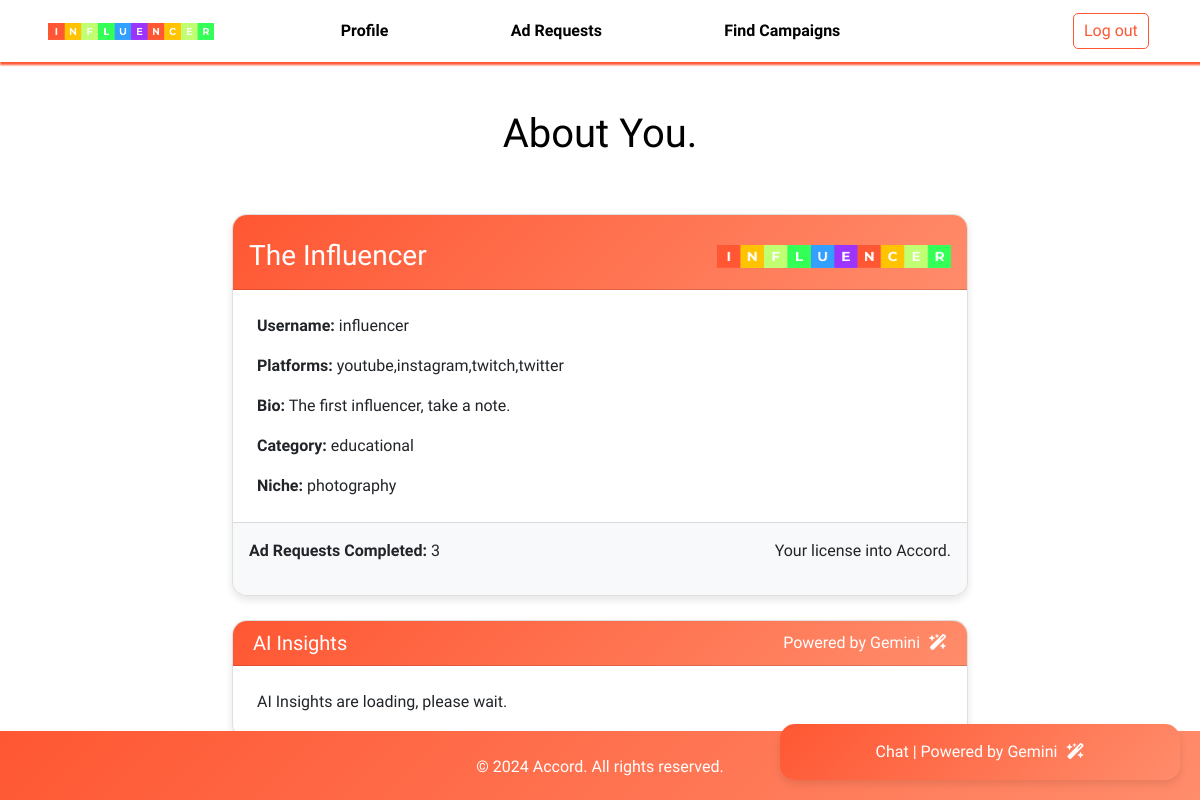
The page /influencer/profile (signed in) on the database as committed earlier.
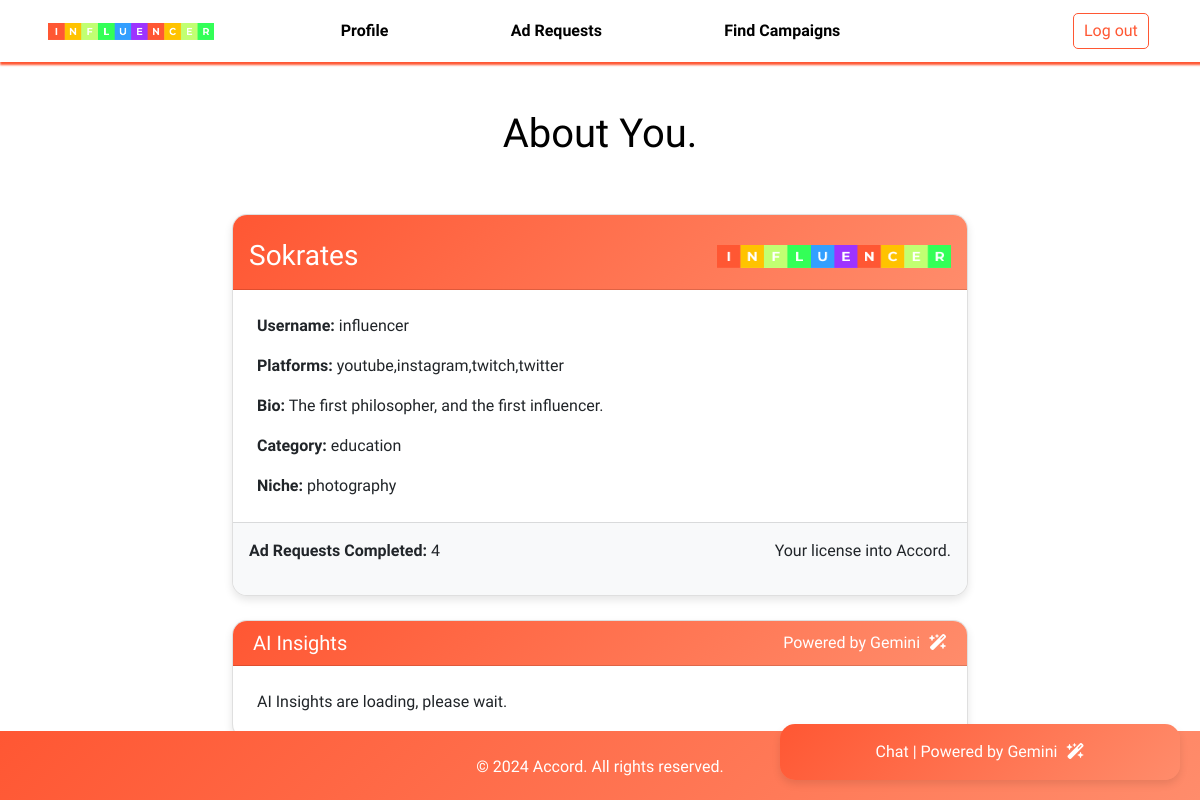
The same page on the database as committed later.
### application/models.py (models this page shows, shortened)
class Influencer(db.Model, UserMixin):
    __tablename__ = 'Influencer'
    username = db.Column(db.String, primary_key=True)
    password = db.Column(db.String, nullable=False)
    name = db.Column(db.String)
    bio = db.Column(db.String)
    platforms = db.Column(db.String)
    category = db.Column(db.String)
    niche = db.Column(db.String)
    flag = db.Column(db.Integer)

### application/influencer_controllers.py (the view)
@app.route('/influencer/profile', methods=['GET'])
@login_required
def influencer_profile():
    influencer = Influencer.query.get(current_user.username)
    ad_requests_completed = db.session.query(AdRequests).filter(AdRequests.influencer==current_user.username, AdRequests.status==4).count()
    return render_template('influencerprofile.html', influencer=influencer, ad_requests_completed=ad_requests_completed)

### application/sponsor_controllers.py (called while the page is built)
@login_manager.user_loader
def load_user(username):
    if Admin.query.get(username):
        return Admin.query.get(username)
    elif Influencer.query.get(username):
        return Influencer.query.get(username)
    elif Sponsor.query.get(username):
        return Sponsor.query.get(username)

### templates/influencerprofile.html (shortened to what this page needs)
<!DOCTYPE html>
<html>
<head>
    <link href="https://cdn.jsdelivr.net/npm/bootstrap@5.0.2/dist/css/bootstrap.min.css" rel="stylesheet">
    <link rel="stylesheet" href="https://cdnjs.cloudflare.com/ajax/libs/font-awesome/6.0.0-beta3/css/all.min.css">
    <link rel="stylesheet" href="{{ url_for('static', filename='sponsordashboard.css') }}">
    <link rel="stylesheet" href="{{ url_for('static', filename='nav.css') }}">
    <link rel="stylesheet" href="{{ url_for('static', filename='chatpopup.css') }}">
    <link rel="stylesheet" href="https://unpkg.com/swiper/swiper-bundle.min.css">
</head>
<body>
    <div class="nav-container">
        <nav class="navbar navbar-expand-lg bg-body-tertiary">
            <div class="container-fluid px-5">
                <img class="navbar-brand img-fluid" src="{{ url_for('static', filename='influencer-logo.png') }}" style="width: 15%;" />
                <div class="collapse navbar-collapse" id="navbarSupportedContent">
                    <ul class="navbar-nav me-auto mb-2 mb-lg-0">
                        <li class="nav-item">
                            <button class="nav-link btn" aria-current="page" href="#" style="color: black; font-weight: bolder;" onclick="location.href='{{ url_for('influencer_profile')}}'">Profile</button>
                        </li>
                        <li class="nav-item">
                            <button class="nav-link btn" href="#" style="color: black; font-weight: bolder;" onclick="location.href='{{ url_for('influencer_dashboard')}}'">Ad Requests</button>
                        </li>
                        <li class="nav-item">
                            <button class="nav-link btn" aria-current="page" href="#" style="color: black; font-weight: bolder;" onclick="location.href='{{ url_for('campaign_find')}}'">Find Campaigns</button>
                        </li>
                    </ul>
                    <form action="{{ url_for('logout') }}">
                    <button class="btn btn-outline-danger logout-btn" type="submit">Log out</button>
                    </form>
                </div>
            </div>
        </nav>
    </div>
    <div class="chat-button" onclick="toggleChat()">
        Chat | Powered by Gemini <i class="fa-solid fa-wand-magic-sparkles" style="margin-left: 5px;"></i>
    </div>
    <div class="container mt-5">
        <div class="row">
            <div class="col-12 text-center">
                <h1 style="color: black;">About You.</h1>
            </div>
        </div>
        <br><br>
        <div class="row justify-content-center">
            <div class="col-md-8">
                <div class="card license-card">
                    <div class="card-header bg-dark text-white d-flex align-items-center">
                        <div class="col-8 text-left">
                            <h3 class="m-0" style="text-align: left; padding-left: 0px;">{{ influencer.name }}</h3>
                        </div>
                        <div class="col-4 text-center">
                            <img src="{{ url_for('static', filename='influencer-logo.png') }}" class="img-fluid w-100" style="width: 15%;">
                        </div>
                    </div>
                    <div class="card-body">
                        <p class="card-text"><strong>Username:</strong> {{ influencer.username }}</p>
                        <p class="card-text"><strong>Platforms:</strong> {{ influencer.platforms }}</p>
                        <p class="card-text"><strong>Bio:</strong> {{ influencer.bio }}</p>
                        <p class="card-text"><strong>Category:</strong> {{ influencer.category }}</p>
                        <p class="card-text"><strong>Niche:</strong> {{ influencer.niche }}</p>
                    </div>
                    <div class="card-footer d-flex justify-content-between">
                        <div class="pi-3" style="text-align: left;">
                            <span><strong>Ad Requests Completed:</strong> {{ ad_requests_completed }}</span>
                        </div>
                        <div class="text-right">
                            <p>Your license into Accord.</p>
                        </div>
                    </div>
                </div>
            </div>
        </div>
        <br>
        <div class="row justify-content-center">
            <div class="col-md-8">
                <div class="card license-card">
                    <div class="card-header bg-dark text-white d-flex justify-content-between align-items-center w-100" style="padding: 10px 20px;">
                        <div class="text-left">
                            <h5 class="m-0" style="text-align: left; padding-left: 0px;">AI Insights</h3>
                        </div>
                        <div class="text-right">
                            <span style="font-size: 1rem;">Powered by Gemini <i class="fa-solid fa-wand-magic-sparkles" style="margin-left: 5px;"></i></span>
                        </div>
                    </div>
                    <div class="card-body" id="profileInsights" data-username="{{ influencer.username }}">
                        AI Insights are loading, please wait.
                    </div>
                </div>
            </div>
        </div>
    </div>
    <footer class="footer text-white text-center">
        <div class="container">
            <br>
            <p>&copy; 2024 Accord. All rights reserved.</p>
        </div>
    </footer>
</body>
</html>

### static/sponsordashboard.css (style rules this page uses)
body { background: white; font-family: "Domine", serif; }
.navbar-brand { height: fit-content; width: 10%; }
.navbar { box-shadow: 1px 2px 2px 1px purple; }
.navbar-nav .nav-item { margin-left: 100px; }
.nav-link { border: none; }
.container { overflow: hidden; }
.card { box-shadow: 0 1px 1px 0 black; }
.card { border-radius: 15px; overflow: hidden; box-shadow: 0 4px 8px rgba(0,0,0,0.1); }
.card-header { background: linear-gradient(135deg, #FF5733, #FF8C6B); color: white; padding: 1rem; padding-top: 1.5rem; text-align: center; }
.card-body { padding: 1.5rem; }
.card-footer { background-color: #f8f9fa; text-align: center; padding: 1rem; }
.btn { margin: 0.2rem; }

### static/nav.css (style rules this page uses)
body { font-family: "Domine", serif; }
.navbar-brand { height: fit-content; width: 10%; }
.navbar { box-shadow: 1px 2px 2px 1px #FF5733; }
.navbar-nav .nav-item { margin-left: 100px; }
.nav-link { border: none; }
.logout-btn { background-color: white; color: #FF5733; border: 1px solid #FF5733; border-radius: 5px; padding: 5px 10px; cursor: pointer; }
.footer { background: linear-gradient(135deg, #FF5733, #FF8C6B); color: white; text-align: center; padding-bottom: 5px; margin-top: auto; }

### static/chatpopup.css (style rules this page uses)
.chat-button, .chat-popup { position: fixed; bottom: 20px; right: 20px; z-index: 1000; width: 400px; border-radius: 15px; overflow: hidden; box-shadow: 0 4px 8px rgba(0, 0, 0, 0.1); }
.chat-button { display: block; background: linear-gradient(135deg, #FF5733, #FF8C6B); color: white; padding: 1rem; padding-top: 1rem; text-align: center; cursor: pointer; border: none; }

### templates/influencerprofile.html (style rules this page uses)
html, body { height: 100%; margin: 0; display: flex; flex-direction: column; }
.footer { background-color: #343a40; color: white; text-align: center; width: 100%; margin-top: auto; }

Rows that differ between the two databases and show on the page:
changed Influencer "influencer": name "The Influencer" → "Sokrates"; bio "The first influencer, take a note." → "The first philosopher, and the first influencer."; category "educational" → "education"
Other text that changed with them:
{{ ad_requests_completed }}: "3" → "4"
